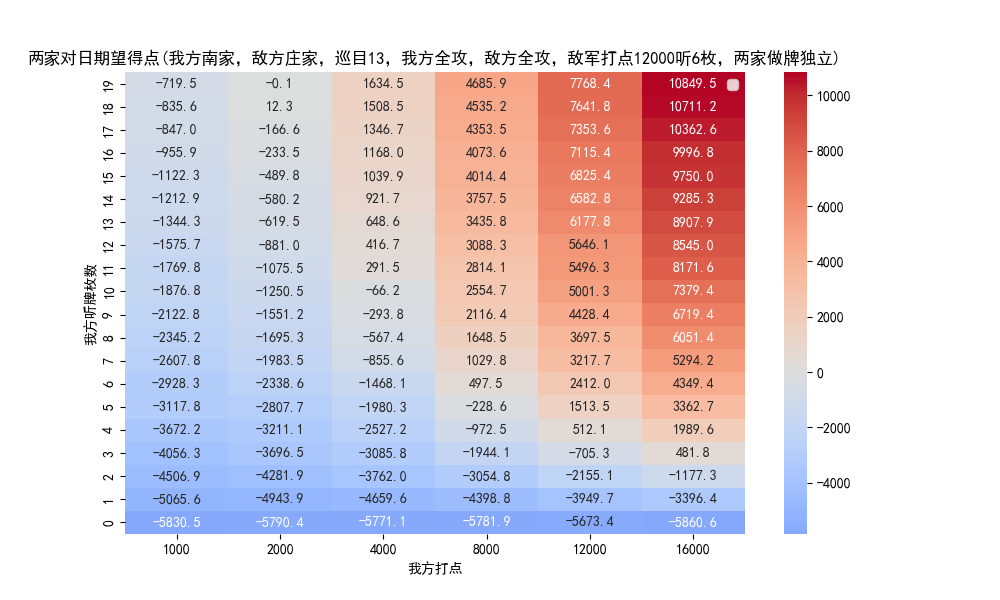

Recreate this plot in Python.
import argparse
import matplotlib.pyplot as plt
import os
import pandas as pd
import random
import seaborn as sns
import utils


SIM_NAME, _ = os.path.splitext(os.path.basename(__file__))
DATA_SET_NAME = f'{SIM_NAME}.csv'
PNG_PATH = f'{SIM_NAME}.png'


def sample():
    def all_data():
        draw_pile_size = 46
        for my_wait_count in range(20):
            for my_hand_power in [1000, 2000, 4000, 8000, 12000, 16000]:
                data_points = [utils.simulate_duel(my_index=1, oppo_index=0, draw_pile_size=draw_pile_size, my_wait_count=my_wait_count, my_hand_power=my_hand_power, i_may_get_off=False, oppo_wait_count=6, oppo_hand_power=12000, oppo_may_get_off=False) for _ in range(10000)]
                avg_score_diff = sum(data_points) / 10000
                yield (my_wait_count, my_hand_power, draw_pile_size, avg_score_diff)
    dataset = list(all_data())
    df = pd.DataFrame(dataset, columns=['my_wait_count', 'my_hand_power', 'draw_pile_size', 'avg_score_diff'])
    df.to_csv(DATA_SET_NAME, index=False)


def plot():
    df = pd.read_csv(DATA_SET_NAME)
    heatmap_data = df.pivot_table(index='my_wait_count', columns='my_hand_power', values='avg_score_diff')

    plt.rcParams['font.sans-serif'] = ['SimHei']  # For Chinese characters
    plt.rcParams['axes.unicode_minus'] = False    # To display the minus sign correctly

    plt.figure(figsize=(10, 6))
    sns.heatmap(heatmap_data, annot=True, cmap='coolwarm', center=0, fmt='.1f')

    plt.xlabel('我方打点')
    plt.ylabel('我方听牌枚数')
    plt.title('两家对日期望得点(我方南家，敌方庄家，巡目13，我方全攻，敌方全攻，敌军打点12000听6枚，两家做牌独立)')
    plt.gca().invert_yaxis()
    plt.legend()
    plt.savefig(PNG_PATH)


if __name__=='__main__':
    sample()
    plot()
